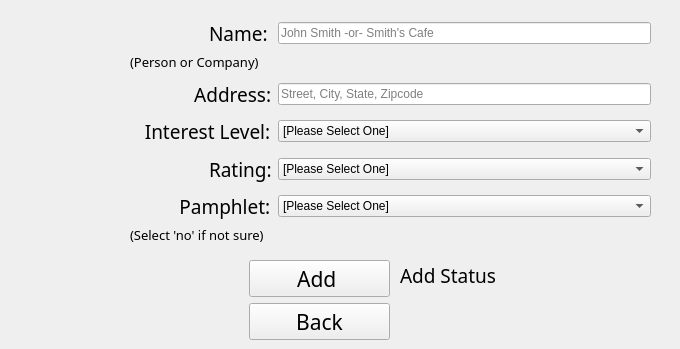
      <widget class="QWidget" name="addCustomer">
       <widget class="QWidget" name="verticalLayoutWidget_3">
        <property name="geometry">
         <rect>
          <x>249</x>
          <y>260</y>
          <width>141</width>
          <height>80</height>
         </rect>
        </property>
        <layout class="QVBoxLayout" name="verticalLayout_3">
         <item>
          <widget class="QPushButton" name="add">
           <property name="font">
            <font>
             <family>Heiti SC</family>
             <pointsize>16</pointsize>
            </font>
           </property>
           <property name="text">
            <string>Add </string>
           </property>
          </widget>
         </item>
         <item>
          <spacer name="verticalSpacer_9">
           <property name="orientation">
            <enum>Qt::Vertical</enum>
           </property>
           <property name="sizeHint" stdset="0">
            <size>
             <width>20</width>
             <height>40</height>
            </size>
           </property>
          </spacer>
         </item>
         <item>
          <widget class="QPushButton" name="pushButton_3">
           <property name="font">
            <font>
             <family>Heiti SC</family>
             <pointsize>16</pointsize>
            </font>
           </property>
           <property name="text">
            <string>Back</string>
           </property>
          </widget>
         </item>
        </layout>
       </widget>
       <widget class="QWidget" name="gridLayoutWidget_3">
        <property name="geometry">
         <rect>
          <x>130</x>
          <y>20</y>
          <width>521</width>
          <height>224</height>
         </rect>
        </property>
        <layout class="QGridLayout" name="gridLayout">
         <item row="3" column="0">
          <widget class="QLabel" name="label_36">
           <property name="font">
            <font>
             <family>Heiti SC</family>
             <pointsize>14</pointsize>
            </font>
           </property>
           <property name="text">
            <string>             Address:</string>
           </property>
          </widget>
         </item>
         <item row="10" column="0">
          <widget class="QLabel" name="label_37">
           <property name="font">
            <font>
             <family>Heiti SC</family>
             <pointsize>10</pointsize>
            </font>
           </property>
           <property name="text">
            <string>(Select 'no' if not sure)</string>
           </property>
          </widget>
         </item>
         <item row="7" column="1">
          <widget class="QComboBox" name="rating">
           <item>
            <property name="text">
             <string>[Please Select One]</string>
            </property>
           </item>
           <item>
            <property name="text">
             <string>Key</string>
            </property>
           </item>
           <item>
            <property name="text">
             <string>Nice to Have</string>
            </property>
           </item>
          </widget>
         </item>
         <item row="0" column="1">
          <widget class="QLineEdit" name="name_edit">
           <property name="text">
            <string/>
           </property>
           <property name="placeholderText">
            <string>John Smith -or- Smith's Cafe</string>
           </property>
          </widget>
         </item>
         <item row="6" column="0">
          <spacer name="verticalSpacer_5">
           <property name="orientation">
            <enum>Qt::Vertical</enum>
           </property>
           <property name="sizeHint" stdset="0">
            <size>
             <width>20</width>
             <height>40</height>
            </size>
           </property>
          </spacer>
         </item>
         <item row="1" column="0">
          <widget class="QLabel" name="label_38">
           <property name="font">
            <font>
             <family>Heiti SC</family>
             <pointsize>10</pointsize>
            </font>
           </property>
           <property name="text">
            <string>(Person or Company)</string>
           </property>
          </widget>
         </item>
         <item row="7" column="0">
          <widget class="QLabel" name="label_21">
           <property name="font">
            <font>
             <family>Heiti SC</family>
             <pointsize>14</pointsize>
            </font>
           </property>
           <property name="text">
            <string>                Rating:</string>
           </property>
          </widget>
         </item>
         <item row="5" column="1">
          <widget class="QComboBox" name="interest">
           <property name="currentText">
            <string>[Please Select One]</string>
           </property>
           <item>
            <property name="text">
             <string>[Please Select One]</string>
            </property>
           </item>
           <item>
            <property name="text">
             <string>Very Interested</string>
            </property>
           </item>
           <item>
            <property name="text">
             <string>Somewhat Interested</string>
            </property>
           </item>
           <item>
            <property name="text">
             <string>Not Interested</string>
            </property>
           </item>
          </widget>
         </item>
         <item row="4" column="0">
          <spacer name="verticalSpacer_4">
           <property name="orientation">
            <enum>Qt::Vertical</enum>
           </property>
           <property name="sizeHint" stdset="0">
            <size>
             <width>20</width>
             <height>40</height>
            </size>
           </property>
          </spacer>
         </item>
         <item row="9" column="1">
          <widget class="QComboBox" name="pamphlet">
           <item>
            <property name="text">
             <string>[Please Select One]</string>
            </property>
           </item>
           <item>
            <property name="text">
             <string>Yes</string>
            </property>
           </item>
           <item>
            <property name="text">
             <string>No</string>
            </property>
           </item>
          </widget>
         </item>
         <item row="5" column="0">
          <widget class="QLabel" name="label_11">
           <property name="font">
            <font>
             <family>Heiti SC</family>
             <pointsize>14</pointsize>
            </font>
           </property>
           <property name="text">
            <string>   Interest Level:</string>
           </property>
          </widget>
         </item>
         <item row="8" column="0">
          <spacer name="verticalSpacer_6">
           <property name="orientation">
            <enum>Qt::Vertical</enum>
           </property>
           <property name="sizeHint" stdset="0">
            <size>
             <width>20</width>
             <height>40</height>
            </size>
           </property>
          </spacer>
         </item>
         <item row="0" column="0">
          <widget class="QLabel" name="label_35">
           <property name="font">
            <font>
             <family>Heiti SC</family>
             <pointsize>14</pointsize>
            </font>
           </property>
           <property name="text">
            <string>                Name:</string>
           </property>
          </widget>
         </item>
         <item row="9" column="0">
          <widget class="QLabel" name="label_27">
           <property name="font">
            <font>
             <family>Heiti SC</family>
             <pointsize>14</pointsize>
            </font>
           </property>
           <property name="text">
            <string>          Pamphlet:</string>
           </property>
          </widget>
         </item>
         <item row="3" column="1">
          <widget class="QLineEdit" name="address_edit">
           <property name="text">
            <string/>
           </property>
           <property name="placeholderText">
            <string>Street, City, State, Zipcode</string>
           </property>
          </widget>
         </item>
         <item row="2" column="0">
          <spacer name="verticalSpacer_7">
           <property name="orientation">
            <enum>Qt::Vertical</enum>
           </property>
           <property name="sizeHint" stdset="0">
            <size>
             <width>20</width>
             <height>40</height>
            </size>
           </property>
          </spacer>
         </item>
        </layout>
       </widget>
       <widget class="QLabel" name="add_status">
        <property name="geometry">
         <rect>
          <x>400</x>
          <y>260</y>
          <width>271</width>
          <height>31</height>
         </rect>
        </property>
        <property name="font">
         <font>
          <family>Heiti SC</family>
          <pointsize>14</pointsize>
         </font>
        </property>
        <property name="text">
         <string>Add Status</string>
        </property>
       </widget>
      </widget>
